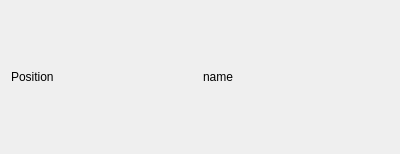
<?xml version="1.0" encoding="UTF-8"?>
<ui version="4.0">
 <class>ItemEmployee</class>
 <widget class="QWidget" name="ItemEmployee">
  <property name="geometry">
   <rect>
    <x>0</x>
    <y>0</y>
    <width>400</width>
    <height>154</height>
   </rect>
  </property>
  <property name="windowTitle">
   <string>Form</string>
  </property>
  <layout class="QHBoxLayout" name="horizontalLayout">
   <item>
    <widget class="QLabel" name="position">
     <property name="text">
      <string>Position</string>
     </property>
    </widget>
   </item>
   <item>
    <widget class="QLabel" name="name">
     <property name="text">
      <string>name</string>
     </property>
    </widget>
   </item>
  </layout>
 </widget>
 <resources/>
 <connections/>
</ui>
